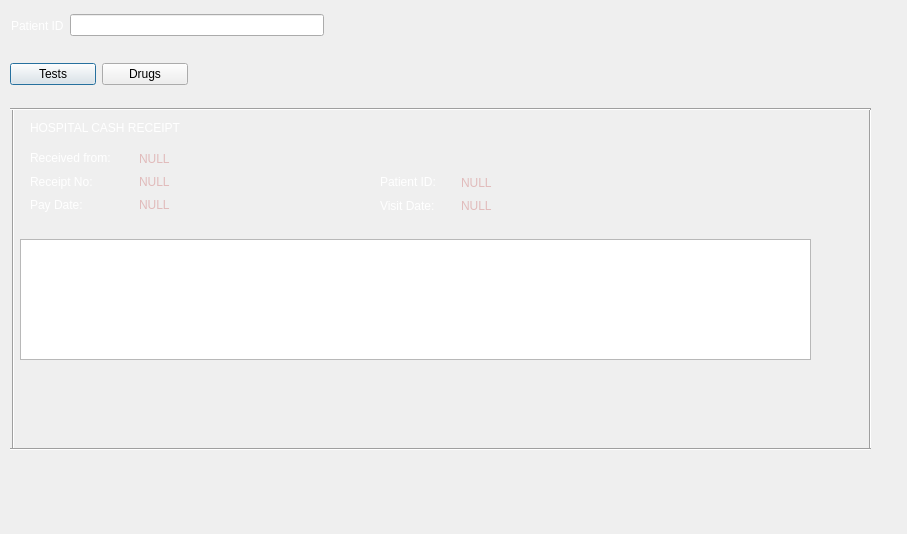
<?xml version="1.0" encoding="UTF-8"?>
<ui version="4.0">
 <class>Cashier</class>
 <widget class="QDialog" name="Cashier">
  <property name="geometry">
   <rect>
    <x>0</x>
    <y>0</y>
    <width>907</width>
    <height>534</height>
   </rect>
  </property>
  <property name="windowTitle">
   <string>Cashier</string>
  </property>
  <widget class="QLabel" name="label">
   <property name="geometry">
    <rect>
     <x>30</x>
     <y>119</y>
     <width>171</width>
     <height>17</height>
    </rect>
   </property>
   <property name="styleSheet">
    <string notr="true">color: rgb(255, 255, 255)</string>
   </property>
   <property name="text">
    <string>HOSPITAL CASH RECEIPT</string>
   </property>
  </widget>
  <widget class="Line" name="line">
   <property name="geometry">
    <rect>
     <x>820</x>
     <y>109</y>
     <width>101</width>
     <height>341</height>
    </rect>
   </property>
   <property name="orientation">
    <enum>Qt::Vertical</enum>
   </property>
  </widget>
  <widget class="Line" name="line_2">
   <property name="geometry">
    <rect>
     <x>3</x>
     <y>109</y>
     <width>20</width>
     <height>341</height>
    </rect>
   </property>
   <property name="orientation">
    <enum>Qt::Vertical</enum>
   </property>
  </widget>
  <widget class="Line" name="line_3">
   <property name="geometry">
    <rect>
     <x>10</x>
     <y>439</y>
     <width>861</width>
     <height>20</height>
    </rect>
   </property>
   <property name="orientation">
    <enum>Qt::Horizontal</enum>
   </property>
  </widget>
  <widget class="Line" name="line_4">
   <property name="geometry">
    <rect>
     <x>10</x>
     <y>99</y>
     <width>861</width>
     <height>20</height>
    </rect>
   </property>
   <property name="orientation">
    <enum>Qt::Horizontal</enum>
   </property>
  </widget>
  <widget class="QWidget" name="layoutWidget">
   <property name="geometry">
    <rect>
     <x>30</x>
     <y>149</y>
     <width>104</width>
     <height>65</height>
    </rect>
   </property>
   <layout class="QVBoxLayout" name="verticalLayout">
    <item>
     <widget class="QLabel" name="label_5">
      <property name="styleSheet">
       <string notr="true">color: rgb(255, 255, 255)</string>
      </property>
      <property name="text">
       <string>Received from:</string>
      </property>
     </widget>
    </item>
    <item>
     <widget class="QLabel" name="label_6">
      <property name="styleSheet">
       <string notr="true">color: rgb(255, 255, 255)</string>
      </property>
      <property name="text">
       <string>Receipt No:</string>
      </property>
     </widget>
    </item>
    <item>
     <widget class="QLabel" name="label_7">
      <property name="styleSheet">
       <string notr="true">color: rgb(255, 255, 255)</string>
      </property>
      <property name="text">
       <string>Pay Date:</string>
      </property>
     </widget>
    </item>
   </layout>
  </widget>
  <widget class="QWidget" name="layoutWidget">
   <property name="geometry">
    <rect>
     <x>380</x>
     <y>173</y>
     <width>81</width>
     <height>42</height>
    </rect>
   </property>
   <layout class="QVBoxLayout" name="verticalLayout_2">
    <item>
     <widget class="QLabel" name="label_8">
      <property name="styleSheet">
       <string notr="true">color: rgb(255, 255, 255)</string>
      </property>
      <property name="text">
       <string>Patient ID:</string>
      </property>
     </widget>
    </item>
    <item>
     <widget class="QLabel" name="label_9">
      <property name="styleSheet">
       <string notr="true">color: rgb(255, 255, 255)</string>
      </property>
      <property name="text">
       <string>Visit Date:</string>
      </property>
     </widget>
    </item>
   </layout>
  </widget>
  <widget class="QTableView" name="tableView">
   <property name="geometry">
    <rect>
     <x>20</x>
     <y>239</y>
     <width>791</width>
     <height>121</height>
    </rect>
   </property>
  </widget>
  <widget class="QLabel" name="label_2">
   <property name="geometry">
    <rect>
     <x>210</x>
     <y>149</y>
     <width>131</width>
     <height>17</height>
    </rect>
   </property>
   <property name="styleSheet">
    <string notr="true">color:rgb(225, 187, 187)</string>
   </property>
   <property name="text">
    <string/>
   </property>
  </widget>
  <widget class="QWidget" name="layoutWidget">
   <property name="geometry">
    <rect>
     <x>11</x>
     <y>11</y>
     <width>313</width>
     <height>29</height>
    </rect>
   </property>
   <layout class="QHBoxLayout" name="horizontalLayout">
    <item>
     <widget class="QLabel" name="label_3">
      <property name="styleSheet">
       <string notr="true">color: rgb(255, 255, 255)</string>
      </property>
      <property name="text">
       <string>Patient ID</string>
      </property>
     </widget>
    </item>
    <item>
     <widget class="QLineEdit" name="txt_pid"/>
    </item>
   </layout>
  </widget>
  <widget class="QLabel" name="label_20">
   <property name="geometry">
    <rect>
     <x>139</x>
     <y>173</y>
     <width>131</width>
     <height>17</height>
    </rect>
   </property>
   <property name="styleSheet">
    <string notr="true">color:rgb(225, 187, 187)</string>
   </property>
   <property name="text">
    <string>NULL</string>
   </property>
  </widget>
  <widget class="QLabel" name="label_19">
   <property name="geometry">
    <rect>
     <x>139</x>
     <y>196</y>
     <width>81</width>
     <height>17</height>
    </rect>
   </property>
   <property name="styleSheet">
    <string notr="true">color:rgb(225, 187, 187)</string>
   </property>
   <property name="text">
    <string>NULL</string>
   </property>
  </widget>
  <widget class="QLabel" name="label_18">
   <property name="geometry">
    <rect>
     <x>139</x>
     <y>150</y>
     <width>71</width>
     <height>17</height>
    </rect>
   </property>
   <property name="styleSheet">
    <string notr="true">color:rgb(225, 187, 187)</string>
   </property>
   <property name="text">
    <string>NULL</string>
   </property>
  </widget>
  <widget class="QLabel" name="label_21">
   <property name="geometry">
    <rect>
     <x>461</x>
     <y>174</y>
     <width>111</width>
     <height>17</height>
    </rect>
   </property>
   <property name="styleSheet">
    <string notr="true">color:rgb(225, 187, 187)</string>
   </property>
   <property name="text">
    <string>NULL</string>
   </property>
  </widget>
  <widget class="QLabel" name="label_22">
   <property name="geometry">
    <rect>
     <x>461</x>
     <y>197</y>
     <width>81</width>
     <height>17</height>
    </rect>
   </property>
   <property name="styleSheet">
    <string notr="true">color:rgb(225, 187, 187)</string>
   </property>
   <property name="text">
    <string>NULL</string>
   </property>
  </widget>
  <widget class="QWidget" name="">
   <property name="geometry">
    <rect>
     <x>10</x>
     <y>60</y>
     <width>178</width>
     <height>29</height>
    </rect>
   </property>
   <layout class="QHBoxLayout" name="horizontalLayout_2">
    <item>
     <widget class="QPushButton" name="pushButton">
      <property name="text">
       <string>Tests</string>
      </property>
     </widget>
    </item>
    <item>
     <widget class="QPushButton" name="pushButton_2">
      <property name="text">
       <string>Drugs</string>
      </property>
     </widget>
    </item>
   </layout>
  </widget>
  <zorder>label_20</zorder>
  <zorder>label_19</zorder>
  <zorder>label_21</zorder>
  <zorder>label_22</zorder>
  <zorder>label</zorder>
  <zorder>line</zorder>
  <zorder>line_2</zorder>
  <zorder>line_3</zorder>
  <zorder>line_4</zorder>
  <zorder>layoutWidget</zorder>
  <zorder>tableView</zorder>
  <zorder>layoutWidget</zorder>
  <zorder>layoutWidget</zorder>
  <zorder>label_2</zorder>
  <zorder>label_18</zorder>
  <zorder>pushButton_2</zorder>
  <zorder>pushButton</zorder>
 </widget>
 <resources/>
 <connections/>
</ui>
